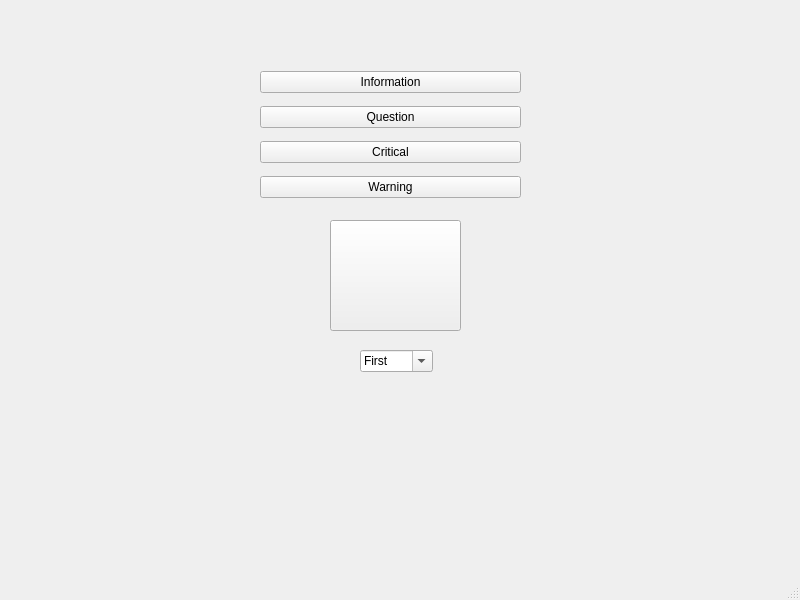
<?xml version="1.0" encoding="UTF-8"?>
<ui version="4.0">
 <class>MainWindow</class>
 <widget class="QMainWindow" name="MainWindow">
  <property name="geometry">
   <rect>
    <x>0</x>
    <y>0</y>
    <width>800</width>
    <height>600</height>
   </rect>
  </property>
  <property name="windowTitle">
   <string>MainWindow</string>
  </property>
  <property name="styleSheet">
   <string notr="true">file:///C:/nanditha/QtButtonOn-nanditha.jpg</string>
  </property>
  <widget class="QWidget" name="centralwidget">
   <widget class="QPushButton" name="pushButton_5">
    <property name="geometry">
     <rect>
      <x>330</x>
      <y>220</y>
      <width>131</width>
      <height>111</height>
     </rect>
    </property>
    <property name="autoFillBackground">
     <bool>true</bool>
    </property>
    <property name="styleSheet">
     <string notr="true">file:///C:/nanditha/QtButtonOn-nanditha.jpg</string>
    </property>
    <property name="text">
     <string/>
    </property>
   </widget>
   <widget class="QComboBox" name="comboBox">
    <property name="geometry">
     <rect>
      <x>360</x>
      <y>350</y>
      <width>73</width>
      <height>22</height>
     </rect>
    </property>
    <property name="editable">
     <bool>true</bool>
    </property>
    <property name="currentText">
     <string>menu</string>
    </property>
    <item>
     <property name="text">
      <string>First</string>
     </property>
    </item>
    <item>
     <property name="text">
      <string>Second</string>
     </property>
    </item>
    <item>
     <property name="text">
      <string>Third</string>
     </property>
    </item>
   </widget>
   <widget class="QWidget" name="">
    <property name="geometry">
     <rect>
      <x>260</x>
      <y>64</y>
      <width>261</width>
      <height>141</height>
     </rect>
    </property>
    <layout class="QVBoxLayout" name="verticalLayout">
     <item>
      <widget class="QPushButton" name="pushButton">
       <property name="text">
        <string>Information</string>
       </property>
      </widget>
     </item>
     <item>
      <widget class="QPushButton" name="pushButton_2">
       <property name="text">
        <string>Question</string>
       </property>
      </widget>
     </item>
     <item>
      <widget class="QPushButton" name="pushButton_3">
       <property name="text">
        <string>Critical</string>
       </property>
      </widget>
     </item>
     <item>
      <widget class="QPushButton" name="pushButton_4">
       <property name="text">
        <string>Warning</string>
       </property>
      </widget>
     </item>
    </layout>
   </widget>
  </widget>
  <widget class="QMenuBar" name="menubar">
   <property name="geometry">
    <rect>
     <x>0</x>
     <y>0</y>
     <width>800</width>
     <height>26</height>
    </rect>
   </property>
  </widget>
  <widget class="QStatusBar" name="statusbar"/>
 </widget>
 <resources/>
 <connections/>
</ui>
